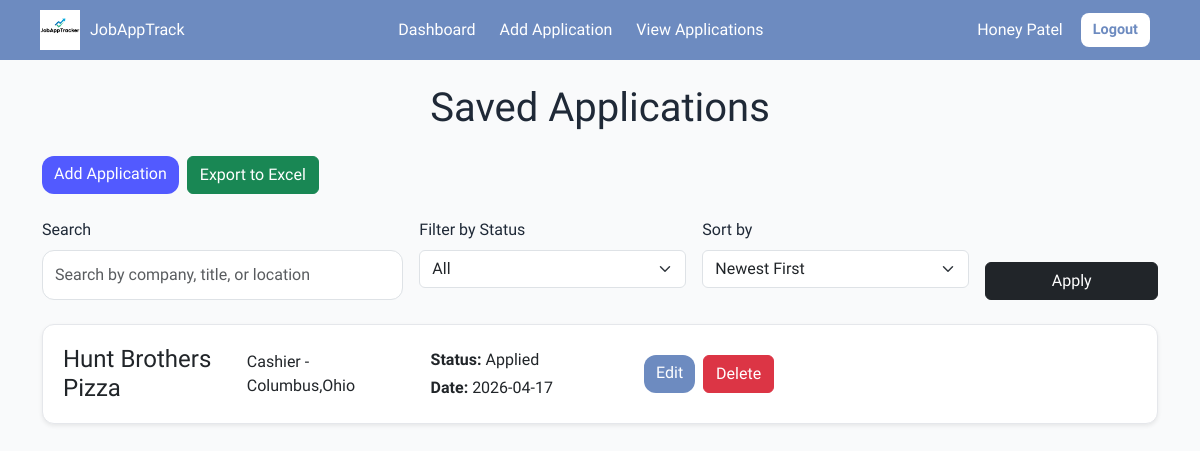
Before: /applications (signed in) with the older database file.
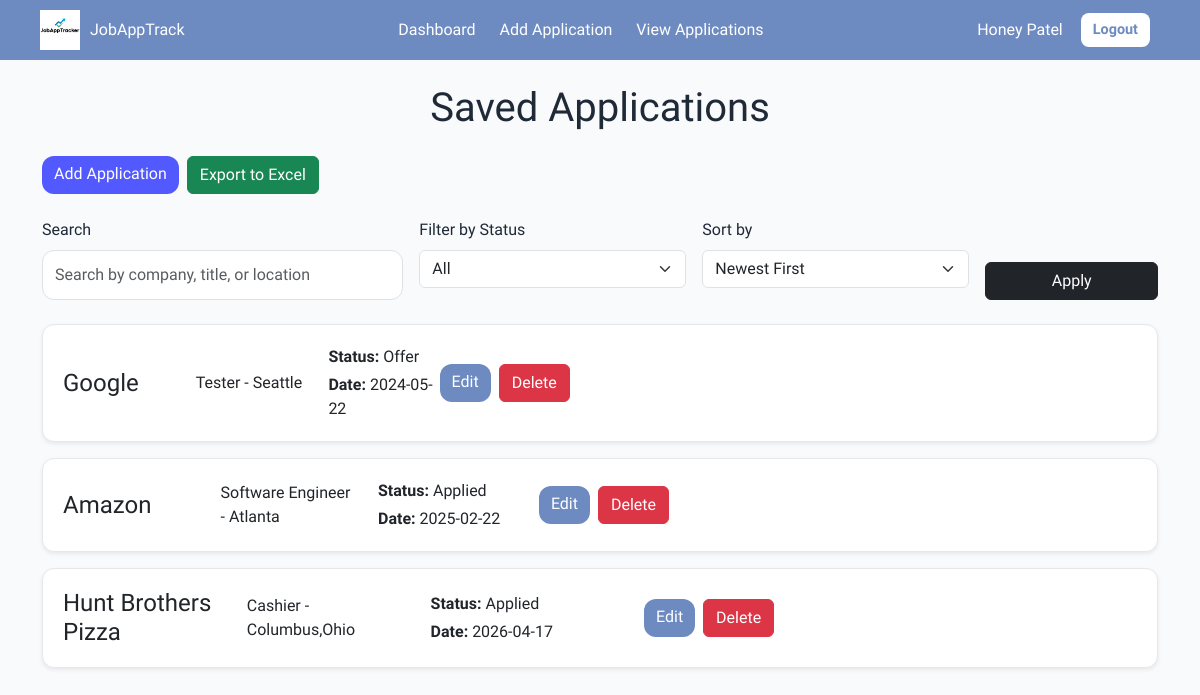
After: the same page with the newer database file.
### tables this page shows
CREATE TABLE applications (
            id INTEGER PRIMARY KEY AUTOINCREMENT,
            company TEXT NOT NULL,
            job_title TEXT NOT NULL,
            location TEXT NOT NULL,
            status TEXT NOT NULL,
            apply_date TEXT NOT NULL
        , user_id INTEGER);

### app.py (the view)
@app.route("/applications")
@login_required
def view_app():
    search = request.args.get("search", "").strip()
    status_filter = request.args.get("status", "").strip()
    sort = request.args.get("sort", "").strip()
    query = """
        SELECT * FROM applications
        WHERE user_id = ?
    """
    params = [session["user_id"]]
    if search:
        query += " AND (company LIKE ? OR job_title LIKE ? OR location LIKE ?)"
        like_value = f"%{search}%"
        params.extend([like_value, like_value, like_value])
    if status_filter:
        query += " AND status = ?"
        params.append(status_filter)
    if sort == "company":
        query += " ORDER BY company COLLATE NOCASE ASC"
    elif sort == "date_asc":
        query += " ORDER BY apply_date ASC"
    elif sort == "date_desc":
        query += " ORDER BY apply_date DESC"
    elif sort == "status":
        query += " ORDER BY status COLLATE NOCASE ASC"
    else:
        query += " ORDER BY id DESC"
    conn = get_db_connection()
    applications = conn.execute(query, params).fetchall()
    conn.close()
    return render_template(
        "view_app.html",
        applications=applications,
        search=search,
        status_filter=status_filter,
        sort=sort,
    )

### app.py (called while the page is built)
def get_db_connection():
    conn = sqlite3.connect(DB_NAME)
    conn.row_factory = sqlite3.Row
    return conn

def login_required(func):
    @wraps(func)
    def wrapper(*args, **kwargs):
        if "user_id" not in session:
            flash("Please log in first.")
            return redirect(url_for("login"))
        return func(*args, **kwargs)
    return wrapper

### templates/view_app.html (shortened to what this page needs)
{% extends "base.html" %}
{% block content %}
<div class="container mt-4">
    <h1 class="text-center mb-4">Saved Applications</h1>
    <div class="mb-4 d-flex flex-wrap gap-2">
        <a href="{{ url_for('add_application') }}" class="btn btn-primary">Add Application</a>
        <a href="{{ url_for('export_applications', search=search, status=status_filter, sort=sort) }}"
           class="btn btn-success">
            Export to Excel
        </a>
    </div>
    <form method="GET" action="{{ url_for('view_app') }}" class="mb-4">
        <div class="row g-3">
            <div class="col-md-4">
                <label for="search" class="form-label">Search</label>
                <input
                    type="text"
                    id="search"
                    name="search"
                    class="form-control"
                    placeholder="Search by company, title, or location"
                    value="{{ search }}"
                >
            </div>
            <div class="col-md-3">
                <label for="status" class="form-label">Filter by Status</label>
                <select id="status" name="status" class="form-select">
                    <option value="">All</option>
                </select>
            </div>
            <div class="col-md-3">
                <label for="sort" class="form-label">Sort by</label>
                <select id="sort" name="sort" class="form-select">
                    <option value="">Newest First</option>
                </select>
            </div>
            <div class="col-md-2 d-flex align-items-end">
                <button type="submit" class="btn btn-dark w-100">Apply</button>
            </div>
        </div>
    </form>
    {% if applications %}
        {% for app in applications %}
        <div class="card shadow-sm mb-3">
            <div class="card-body">
                <div class="row align-items-center">
                    <div class="col-md-3">
                        <h4 class="mb-0">{{ app.company }}</h4>
                    </div>
                    <div class="col-md-3">
                        <p class="mb-0">{{ app.job_title }} - {{ app.location }}</p>
                    </div>
                    <div class="col-md-3">
                        <p class="mb-1"><strong>Status:</strong> {{ app.status }}</p>
                        <p class="mb-0"><strong>Date:</strong> {{ app.apply_date }}</p>
                    </div>
                    <div class="col-md-3 d-flex justify-content-end gap-2">
                        <a href="{{ url_for('edit_application', app_id=app.id) }}"
                           class="btn btn-secondary">
                            Edit
                        </a>
                        <form method="POST"
                              action="{{ url_for('delete_application', app_id=app.id) }}"
                              onsubmit="return confirm('Are you sure you want to delete this application?');"
                              style="display:inline;">
                            <button type="submit" class="btn btn-danger">Delete</button>
                        </form>
                    </div>
                </div>
            </div>
        </div>
        {% endfor %}
    {% else %}
        <div class="alert alert-info text-center">
            No applications found for the selected filter.
        </div>
    {% endif %}
</div>
{% endblock %}

### templates/base.html (shortened to what this page needs)
<!DOCTYPE html>
<html lang="en">
<head>
    <link href="https://cdn.jsdelivr.net/npm/bootstrap@5.3.2/dist/css/bootstrap.min.css" rel="stylesheet">
    <link rel="stylesheet" href="{{ url_for('static', filename='css/style.css') }}">
</head>
<body>
    <header>
        <nav class="navbar">
            <div class="nav-left">
                <img src="{{ url_for('static', filename='images/logo.png') }}" alt="Logo" class="logo">
                <span class="app-name">JobAppTrack</span>
            </div>
            <div class="nav-center">
                {% if session.get('user_id') %}
                    <a href="{{ url_for('dashboard') }}">Dashboard</a>
                    <a href="{{ url_for('add_application') }}">Add Application</a>
                    <a href="{{ url_for('view_app') }}">View Applications</a>
                {% endif %}
            </div>
            <div class="nav-right">
                {% if session.get('user_id') %}
                    <span class="me-2 text-white">{{ session.get('username') }}</span>
                    <a href="{{ url_for('logout') }}" class="logout-btn">Logout</a>
                {% endif %}
            </div>
        </nav>
    </header>
    {% block content %}{% endblock %}
</body>
</html>

### static/css/style.css (style rules this page uses)
:root { --primary-color:#525AFF; --secondary-color:#6D8BC0; --accent-color:#4AB5B5; --supporting-accent-color:#8FD9FB; --background-color:#F9FAFB; --text-color:#1F2937; --text-color-inverse:#ffffff; --text-color-error:#DC2626; --font-family-base: "Google Sans", sans-serif; --border-radius:12px; }
body { background-color: var(--background-color); font-family: var(--font-family-base); color: var(--text-color) }
.navbar { display:flex; justify-content: space-between; align-items: center; padding: 10px 40px; background-color: var(--secondary-color); color: white; }
.navbar a { color: white; text-decoration: none; margin: 0 10px; }
.nav-left { display:flex; justify-content: center; align-items: center; gap: 10px; }
.nav-right { display:flex; align-items:center; }
.btn-primary { background-color: var(--primary-color); border:none; border-radius: var(--border-radius); }
.btn-secondary { background-color: var(--secondary-color); border: none; border-radius: var(--border-radius); color: white; }
.form-control { border-radius: var(--border-radius); padding: 12px; }
.card { background-color: #ffffff; border: 1px solid #e5e7eb; border-radius: var(--border-radius); overflow: hidden; margin-bottom: 18px; box-shadow: 0 2px 8px rgba(0, 0, 0, 0.06); }
.card-body { display: flex; justify-content: space-between; align-items: center; padding: 20px; }
.logo { height: 40px; width: auto; display: block; }
.logout-btn { background-color: #ffffff; color: var(--secondary-color) !important; text-decoration: none; padding: 6px 12px; border-radius: 8px; font-size: 0.9rem; font-weight: 600; display: inline-block; }

Changed rows visible on the page:
added applications: company "Google", job_title "Tester", location "Seattle", status "Offer", apply_date "2024-05-22"
added applications: company "Amazon", job_title "Software Engineer", location "Atlanta", status "Applied", apply_date "2025-02-22"
